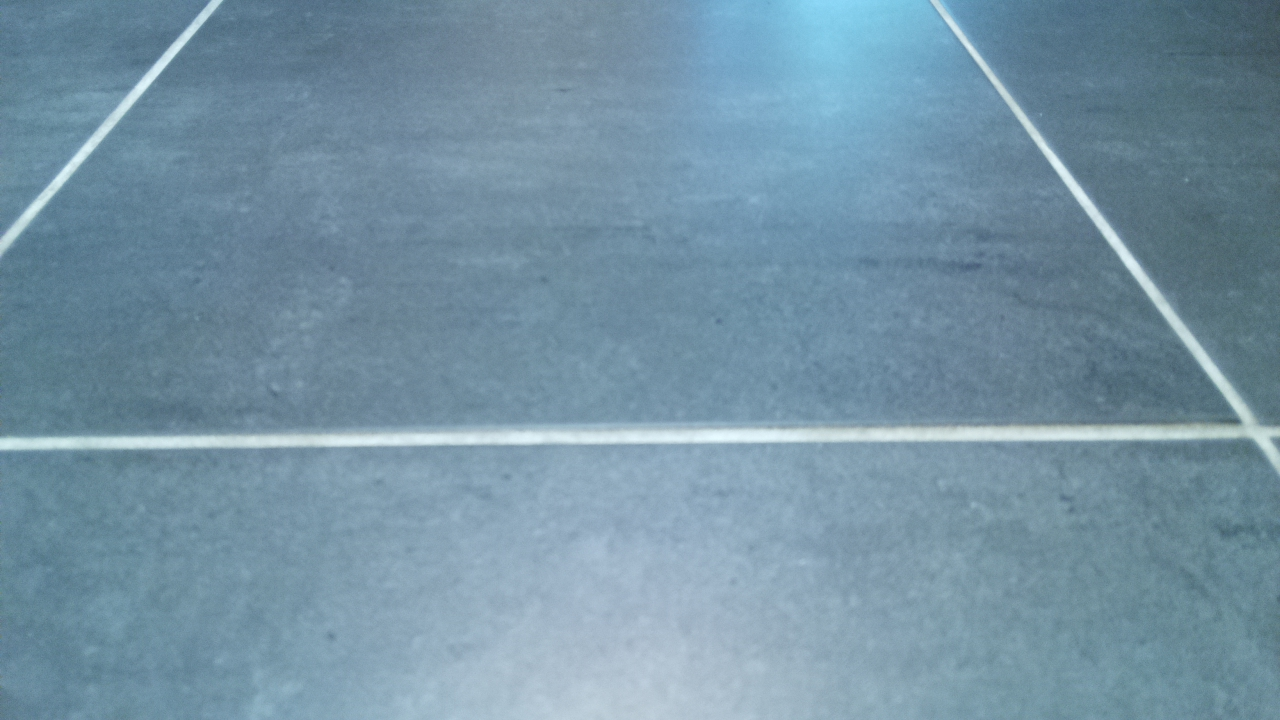
#> input picture image8.jpg, 1280 x 720 px
$ python main.py   (Python 2 division)
#> lines starting #> are read from the running program, lines starting #| are printed output that depends on the picture; after the words box and inside, x2 and y2 are one past the last pixel; in counts of white or black regions, pixels touching at a corner belong together
### Functions.py
import cv2
import numpy as np
from scipy import ndimage
from PIL import Image
import PIL.ImageOps
from numpy import average
from Line import *

def make_long_lines (lines, width, height):
    lines_long=[]
    if lines is None:
        return "No lines found"
    for x in range(0, len(lines)):
        for x1,y1,x2,y2 in lines[x]:
            a=(float(y2)-float(y1))/(float(x2)-float(x1))
            b=y1-a*x1

            if b<0:
                xStart=int(-b/a)
                yStart=0
            elif b>height:
                xStart=int((height-b)/a)
                yStart=height
            else:
                xStart=0
                yStart=int(b)

            yTemp=int(a*width+b)
            if yTemp>=0 and yTemp<=height:
                yEnd=yTemp
                xEnd=width
            elif a>=0:
                xEnd = int((height - b)/a)
                yEnd = height
            elif a<0:
                xEnd=int(-b/a)
                yEnd=0

            lines_long.append([xStart, yStart, xEnd, yEnd])

    return lines_long

def merge_long_lines (img,lines_long):
    varPixel = 30
    lines_single = [];
    for z in range(0,len(lines_long)):
        if lines_long[z]!=None:
            for line_x1,line_y1,line_x2,line_y2 in [lines_long[z]]:
                group_lines = []
                for q in range(0,len(lines_long)):
                    if lines_long[q]!=None:
                        for x1,y1,x2,y2 in [lines_long[q]]:
                            if (lines_long[q] != None and abs(line_x1 - x1) < varPixel and abs(line_y1 - y1) < varPixel
                                and abs(line_x2 - x2) < varPixel and abs(line_y2 - y2) < varPixel):
                                group_lines.append(lines_long[q]);
                                #[0,0,0,0] -> None ??
                                lines_long[q] = None;

                xStartArray = []
                yStartArray = []
                xEndArray = []
                yEndArray = []

                for x in range(0, len(group_lines)):
                    for x1,y1,x2,y2 in [group_lines[x]]:
                        xStartArray.append(x1)
                        yStartArray.append(y1)
                        xEndArray.append(x2)
                        yEndArray.append(y2)

                line = Line([np.average(xStartArray), np.average(yStartArray)], [np.average(xEndArray), np.average(yEndArray)])
                lines_single.append(line)
                cv2.line(img,(int(np.average(xStartArray)), int(np.average(yStartArray))),(int(np.average(xEndArray)), int(np.average(yEndArray))),(0,255,0),2)

    return lines_single

def checkStop(lines, height, horizontalTreshold, stopTreshold):
    stop = True;
    commando = "STANDARD"
    for x in range(0,len(lines)):
        if abs(lines[x].getSlope()) < horizontalTreshold:
            average = (lines[x].getA()[1] + lines[x].getB()[1])/2
            if average > stopTreshold*height:
                stop = False
                break;

    if (stop):
        commando = "STOP, "
    else:
        commando = "KEEP GOING, "
    return commando

# [24 lines left out: function checkStraight, not called in this run]

def calculateCommando(lines, img, height, width, horizontalTreshold, stopTreshold, adjustThreshold):
    commando = ""
    commando += checkStop(lines, height, horizontalTreshold, stopTreshold)
    commando += checkStraight(lines, img, horizontalTreshold, adjustThreshold)
    return commando

# [19 lines left out: function line_intersection, not called in this run]

### Line.py
class Line:

    def __init__(self, A, B):
       self.A = A
       self.B = B
       self.intersections = []

    def addIntersection(self, intersection):
       intersections.append(intersection);

### main.py
import cv2
import math
from scipy import ndimage
from PIL import Image
import PIL.ImageOps
from numpy import average
from Functions import *
from Intersection import *

commando = "EMPTY"
horizontalTreshold = 0.03 # slope
stopTreshold = 0.5 # ratio screen
adjustThreshold = 2 # degrees
symmetryThreshold = 100 # pixels

img = cv2.imread('image8.jpg')
#> img is the input picture: shape (720, 1280, 3); mean B, G, R 164.3, 146.7, 116.5
height, width, channels = img.shape
#> height = 720; width = 1280; channels = 3
print "height =", height, ", width =", width
#| height = 720 , width = 1280

# Perform line detection
threshold1 = 0;
threshold2 = 100;
gray = cv2.cvtColor(img,cv2.COLOR_BGR2GRAY)
edges = cv2.Canny(gray, threshold1, threshold2, apertureSize = 3)
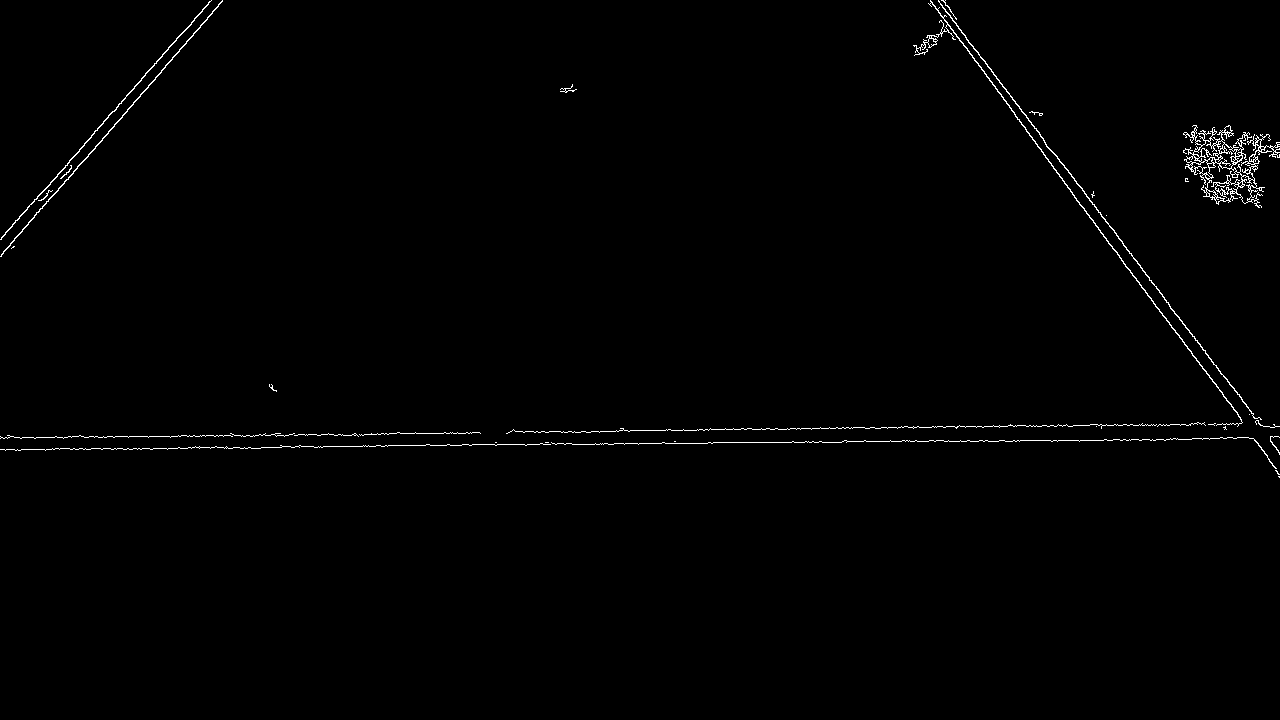
#> edges: shape (720, 1280); 0.79% white in thin lines or dots, all inside (x1, y1, x2, y2) = (0, 0, 1280, 478)
lines = cv2.HoughLinesP(edges, rho = 1, theta = 1*np.pi/1800, threshold = 200, minLineLength = 200, maxLineGap = 100)
#> lines = [[0, 449, 1279, 437], [0, 438, 1258, 422], [938, 1, 1260, 425], [930, 0, 1279, 474], [0, 256, 222, 1], [0, 239, 211, 0], [63, 438, 1260, 424], [932, 2, 1267, 455], [943, 8, 1270, 437]]

# Edit the found lines
lines_long = make_long_lines (lines, width, height)
#> the loop in make_long_lines, `for x in range(0, len(lines)):` made 9 passes
#> after the loop in make_long_lines, `for x in range(0, len(lines)):`: lines_long = [[0, 449, 1280, 436], [0, 438, 1280, 421], [937, 0, 1280, 451], [930, 0, 1280, 475], [0, 256, 222, 0], [0, 239, 211, 0], [0, 438, 1280, 423], [930, 0, 1280, 472], [936, 0, 1280, 450]]
import cv2
import math
from scipy import ndimage
from PIL import Image
import PIL.ImageOps
from numpy import average
from Functions import *
from Intersection import *

commando = "EMPTY"
horizontalTreshold = 0.03 # slope
stopTreshold = 0.5 # ratio screen
adjustThreshold = 2 # degrees
symmetryThreshold = 100 # pixels

img = cv2.imread('image5.jpg')
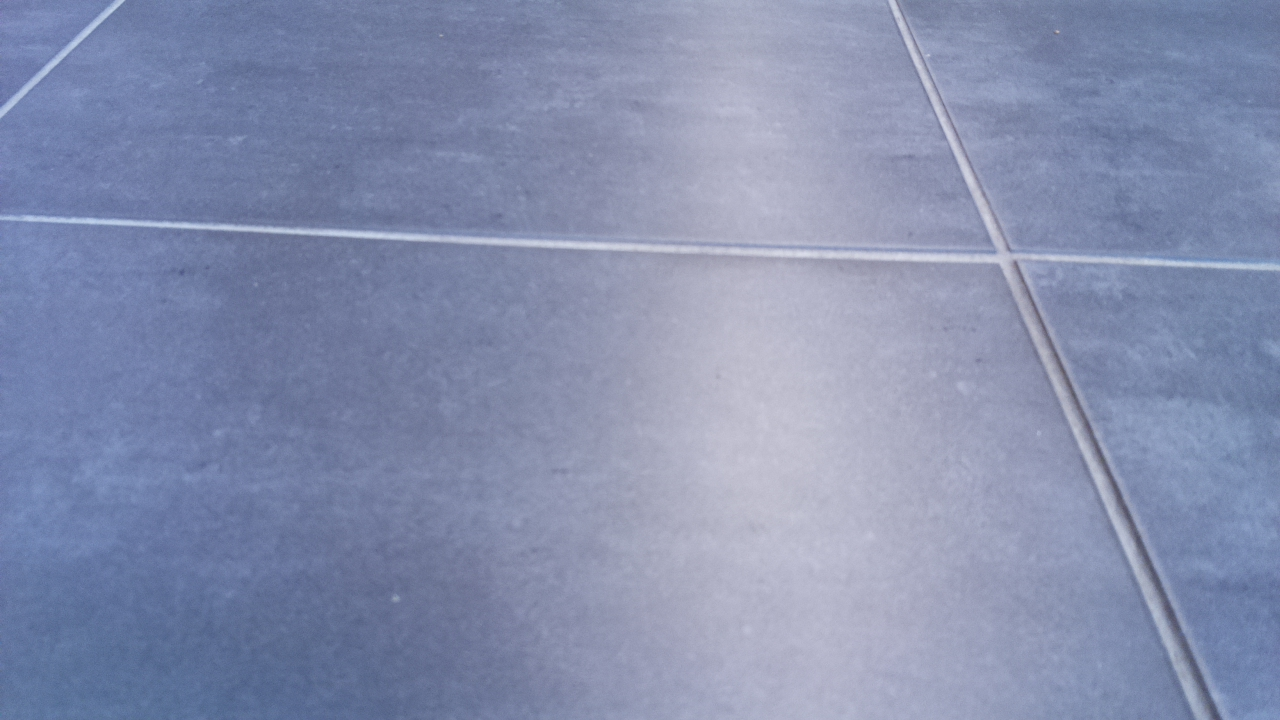
#> input picture image5.jpg, 1280 x 720 px
#> img is the input picture: shape (720, 1280, 3); mean B, G, R 174.6, 142.7, 133
height, width, channels = img.shape
print("height =", height, ", width =", width)
#| height = 720 , width = 1280

# Perform line detection
threshold1 = 0;
threshold2 = 100;
gray = cv2.cvtColor(img,cv2.COLOR_BGR2GRAY)
edges = cv2.Canny(gray, threshold1, threshold2, apertureSize = 3)
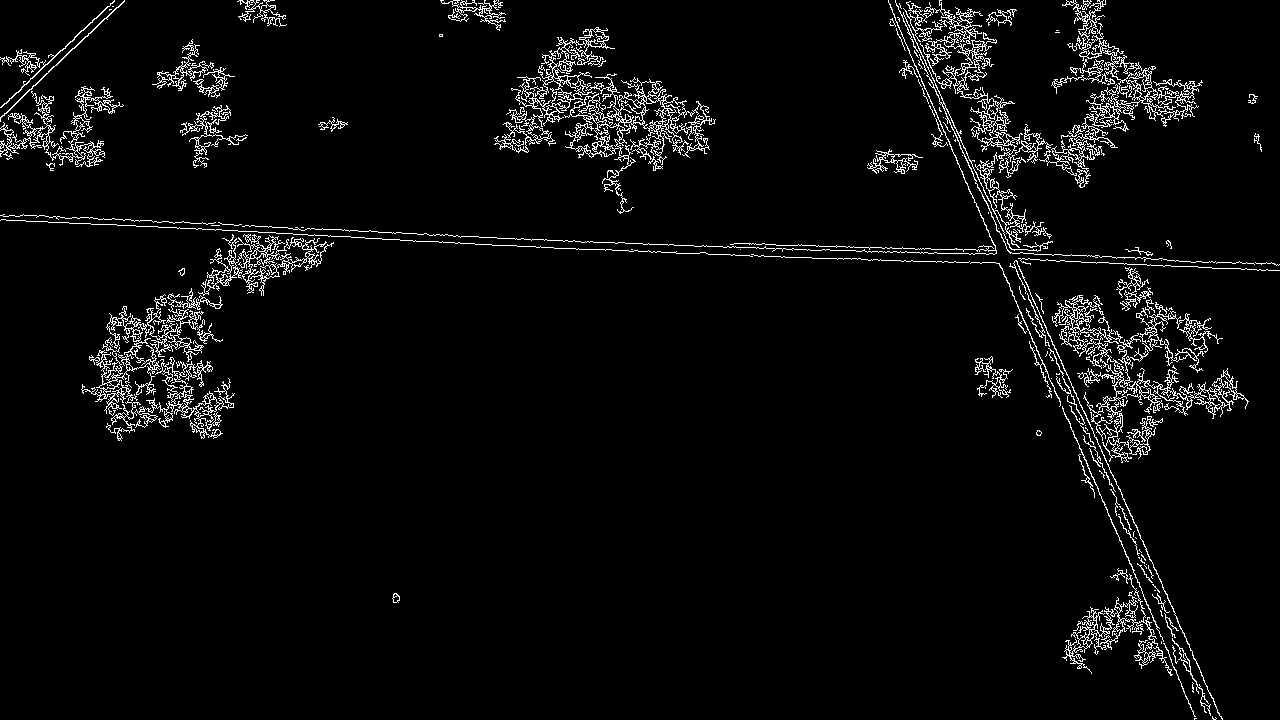
#> edges: shape (720, 1280); 4.2% white in thin lines or dots
lines = cv2.HoughLinesP(edges, rho = 1, theta = 1*np.pi/1800, threshold = 200, minLineLength = 200, maxLineGap = 100)
#> lines = [[899, 4, 1222, 719], [1021, 259, 1279, 270], [888, 0, 1196, 718], [1, 219, 630, 251], [0, 215, 782, 250], [895, 0, 1178, 630], [631, 251, 1135, 268], [903, 8, 1222, 718], [734, 243, 1279, 264], [895, 2, 1216, 718], [888, 2, 1195, 718], [460, 237, 988, 254]]

# Edit the found lines
lines_long = make_long_lines (lines, width, height)
#> the loop in make_long_lines (call 2), `for x in range(0, len(lines)):` made 12 passes
#> lines_long = [[897, 0, 1222, 720], [0, 215, 1280, 270], [888, 0, 1196, 720], [0, 218, 1280, 284], [0, 215, 1280, 272], [895, 0, 1218, 720], [0, 229, 1280, 272], [899, 0, 1222, 720], [0, 214, 1280, 264], [894, 0, 1216, 720], [887, 0, 1195, 720], [0, 222, 1280, 263]]
lines_single = merge_long_lines(img, lines_long)
#> the loop in merge_long_lines, `for z in range(0,len(lines_long)):` made 12 passes
#> after the loop in merge_long_lines, `for z in range(0,len(lines_long)):`:
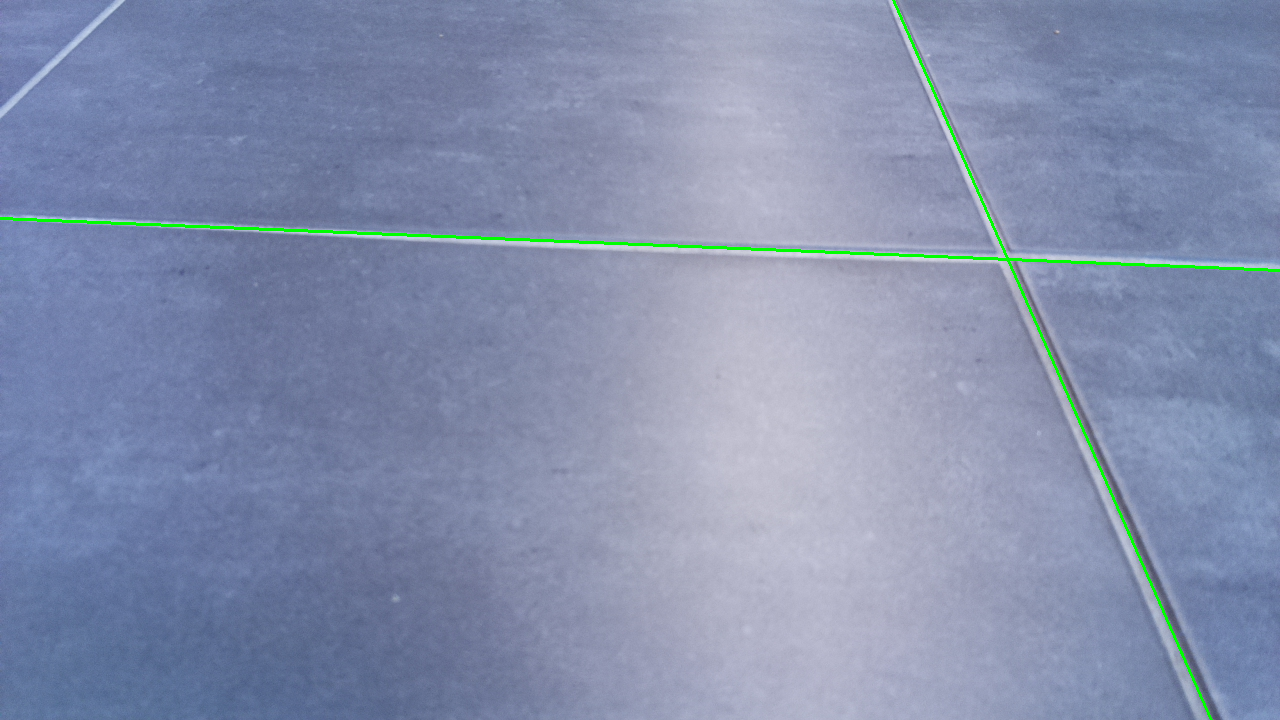
#> img: shape (720, 1280, 3); 0.65% of pixels changed, all inside (x1, y1, x2, y2) = (0, 0, 1280, 720)
#> after the loop in merge_long_lines, `for z in range(0,len(lines_long)):`: lines_long = 12 items; lines_single = 2 items
#> lines_single = 2 items

# Check what to do (stop, left, right)
commando = calculateCommando(lines_single, img, height, width, horizontalTreshold, stopTreshold, adjustThreshold)
#> the loop in checkStop, `for x in range(0,len(lines)):` made 1 pass
#> (the run stopped early here; a loop or call above may not have finished)
